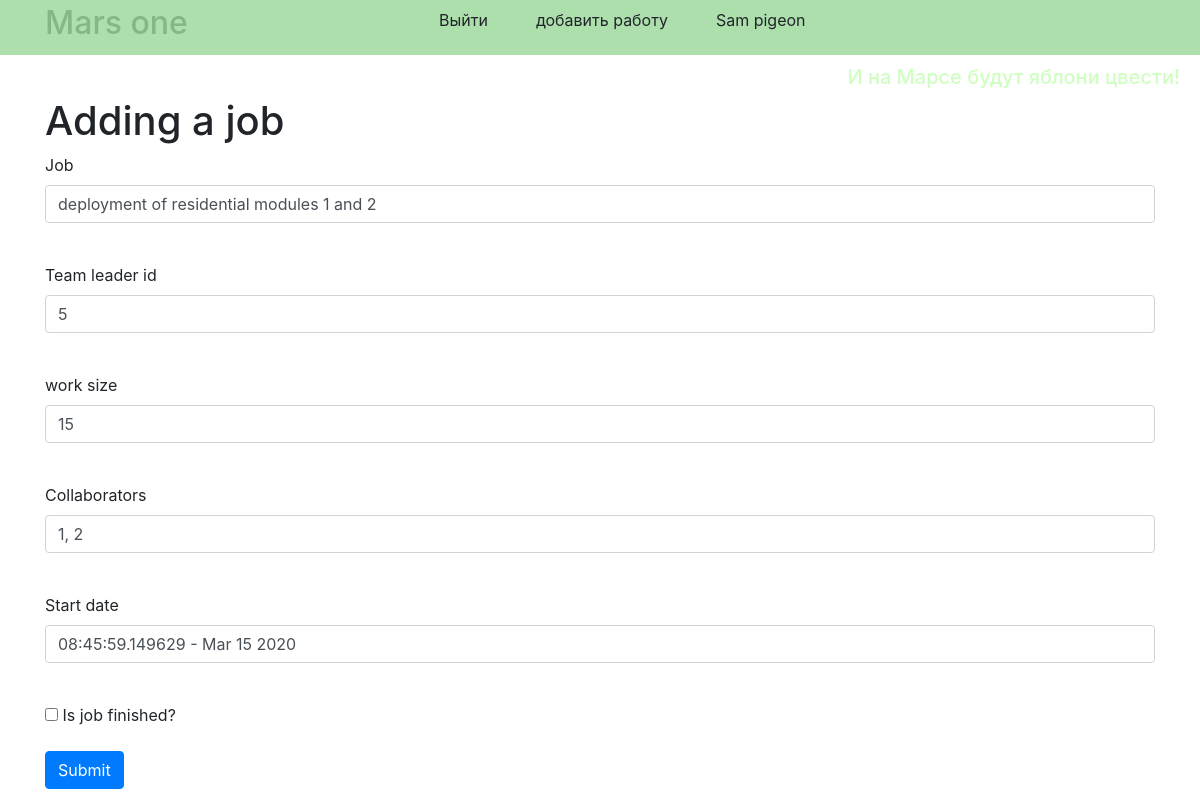
The app's page /job/1 (signed in), older data.
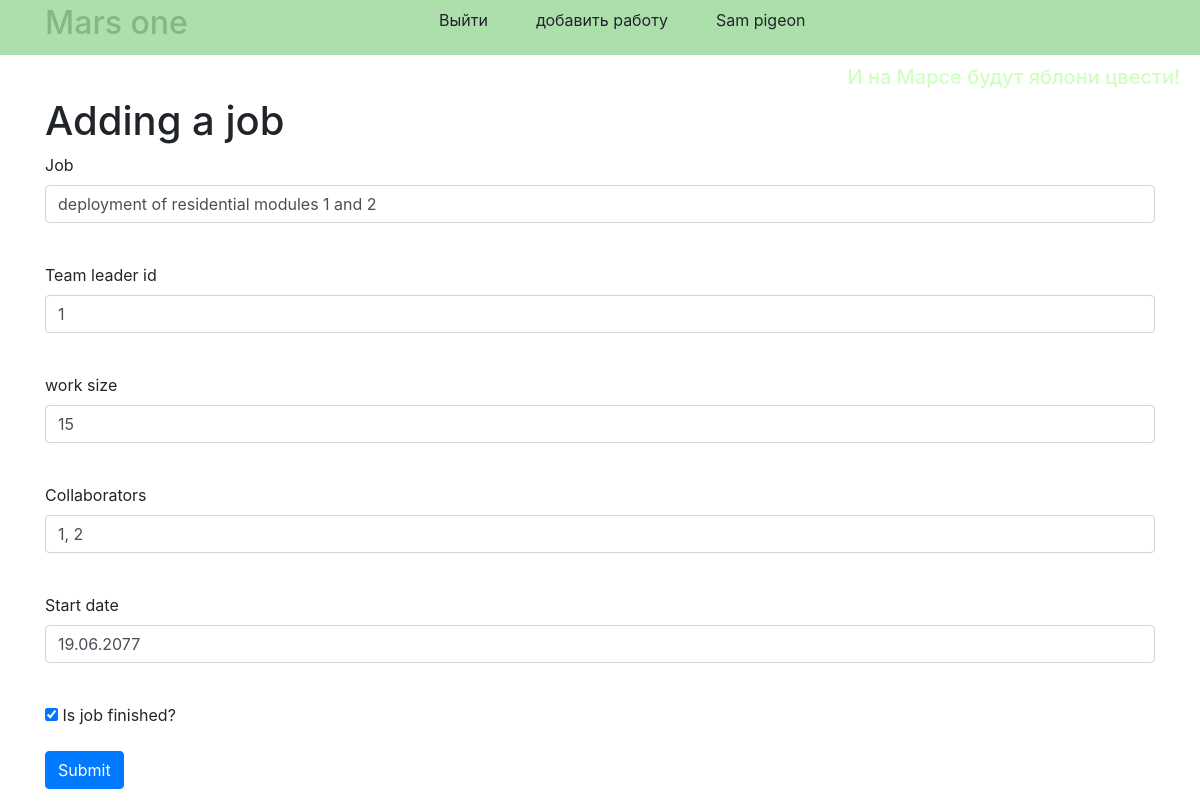
The same page, newer data.
### data/jobs.py (models this page shows)
class Job(SqlAlchemyBase, SerializerMixin):
    __tablename__ = 'jobs'
    id = sqlalchemy.Column(sqlalchemy.Integer,
                           primary_key=True, autoincrement=True)
    team_leader = sqlalchemy.Column(sqlalchemy.Integer,
                                    sqlalchemy.ForeignKey("users.id"))
    job = sqlalchemy.Column(sqlalchemy.String, nullable=True)
    work_size = sqlalchemy.Column(sqlalchemy.Integer, nullable=True)
    collaborators = sqlalchemy.Column(sqlalchemy.String, nullable=True)
    start_date = sqlalchemy.Column(sqlalchemy.String, nullable=True)
    is_finished = sqlalchemy.Column(sqlalchemy.Boolean, default=False)
    user = orm.relation('User')

### main.py (the view, shortened to what this page needs)
@app.route('/job/<int:id>', methods=['GET', 'POST'])
@login_required
def edit_jobs(id):
    form = JobForm()
    if request.method == "GET":
        session = db_session.create_session()
        jobs = session.query(Job).filter((or_(current_user.id == 1, Job.user == current_user)),
                                         Job.id == id).first()
        if jobs:
            form.job.data = jobs.job
            form.team_leader.data = jobs.team_leader
            form.work_size.data = jobs.work_size
            form.collaborators.data = jobs.collaborators
            form.start_date.data = jobs.start_date
            form.is_finished.data = jobs.is_finished
        else:
            abort(404)
    return render_template('job.html', title='Works log', form=form)

### form/add_job.py
class JobForm(FlaskForm):
    job = StringField('Job', validators=[DataRequired()])
    team_leader = IntegerField('Team leader id', validators=[DataRequired()])
    work_size = IntegerField('work size', validators=[InputRequired()])
    collaborators = StringField('Collaborators', validators=[DataRequired()])
    start_date = StringField('Start date', validators=[DataRequired()])
    is_finished = BooleanField('Is job finished?')
    submit = SubmitField('Submit')

### data/db_session.py (called while the page is built)
def create_session() -> Session:
    global __factory
    return __factory()

### main.py (called while the page is built)
@login_manager.user_loader
def load_user(user_id):
    session = db_session.create_session()
    return session.query(User).get(user_id)

### templates/job.html (shortened to what this page needs)
{% extends "base.html" %}
{% block content %}
<h1>Adding a job</h1>
<form action="" method="post">
    <p>
        {{ form.job.label }}<br>
        {{ form.job(class="form-control") }}<br>
    </p>
    <p>
        {{ form.team_leader.label }}<br>
        {{ form.team_leader(class="form-control") }}<br>
    </p>
    <p>
        {{ form.work_size.label }}<br>
        {{ form.work_size(class="form-control") }}<br>
    </p>
    <p>
        {{ form.collaborators.label }}<br>
        {{ form.collaborators(class="form-control") }}<br>
    </p>
    <p>
        {{ form.start_date.label }}<br>
        {{ form.start_date(class="form-control") }}<br>
    </p>
    <p>
        <td>{{ form.is_finished }} {{ form.is_finished.label }}</td>
    </p>
    <p>{{ form.submit(type="submit", class="btn btn-primary") }}</p>
</form>
{% endblock %}

Row changes from the older to the newer data that the page shows:
changed Job "deployment of residential modules 1 and 2": team_leader "5" → "1"; start_date "08:45:59.149629 - Mar 15 2020" → "19.06.2077"; is_finished "☐" → "☑"
